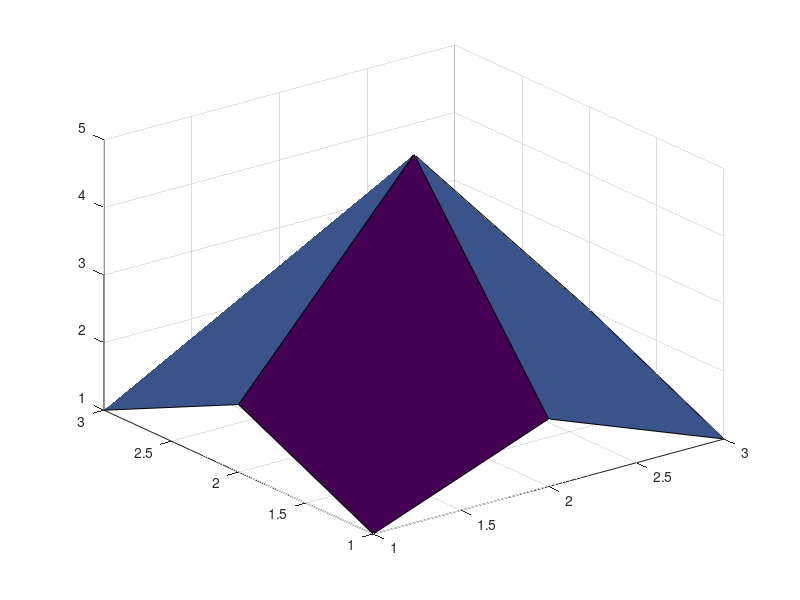

This chart was generated by the following MATLAB code:
figure_handle = figure();
surface_handle = surf([1 2 1; 2 5 2; 1 2 1]);
axes_handle = gca();

x_data = get(surface_handle, 'XData');
y_data = get(surface_handle, 'YData');
z_data = get(surface_handle, 'ZData');
c_data = get(surface_handle, 'CData');
view_value = get(axes_handle, 'View');
z_limits = get(axes_handle, 'ZLim');
c_limits = get(axes_handle, 'CLim');

openmat_result = [ ...
    double(strcmp(class(surface_handle), 'matlab.graphics.chart.primitive.Surface')), ...
    size(x_data), size(y_data), size(z_data), ...
    x_data, y_data.', z_data(:).', c_data(:).', ...
    view_value, z_limits, c_limits, ...
    double(strcmp(get(surface_handle, 'FaceColor'), 'flat')), ...
    double(all(get(surface_handle, 'EdgeColor') == [0 0 0])), ...
    get(surface_handle, 'LineWidth'), ...
    double(strcmp(get(surface_handle, 'CDataMapping'), 'scaled')), ...
    get(surface_handle, 'FaceAlpha'), ...
    double(strcmp(get(axes_handle, 'Projection'), 'orthographic')), ...
    double(strcmp(get(axes_handle, 'Box'), 'off')), ...
    double(strcmp(get(surface_handle, 'LineStyle'), '-')), ...
    double(strcmp(get(axes_handle, 'XGrid'), 'on')), ...
    double(strcmp(get(axes_handle, 'YGrid'), 'on')), ...
    double(strcmp(get(axes_handle, 'ZGrid'), 'on')) ...
];
close(figure_handle);
